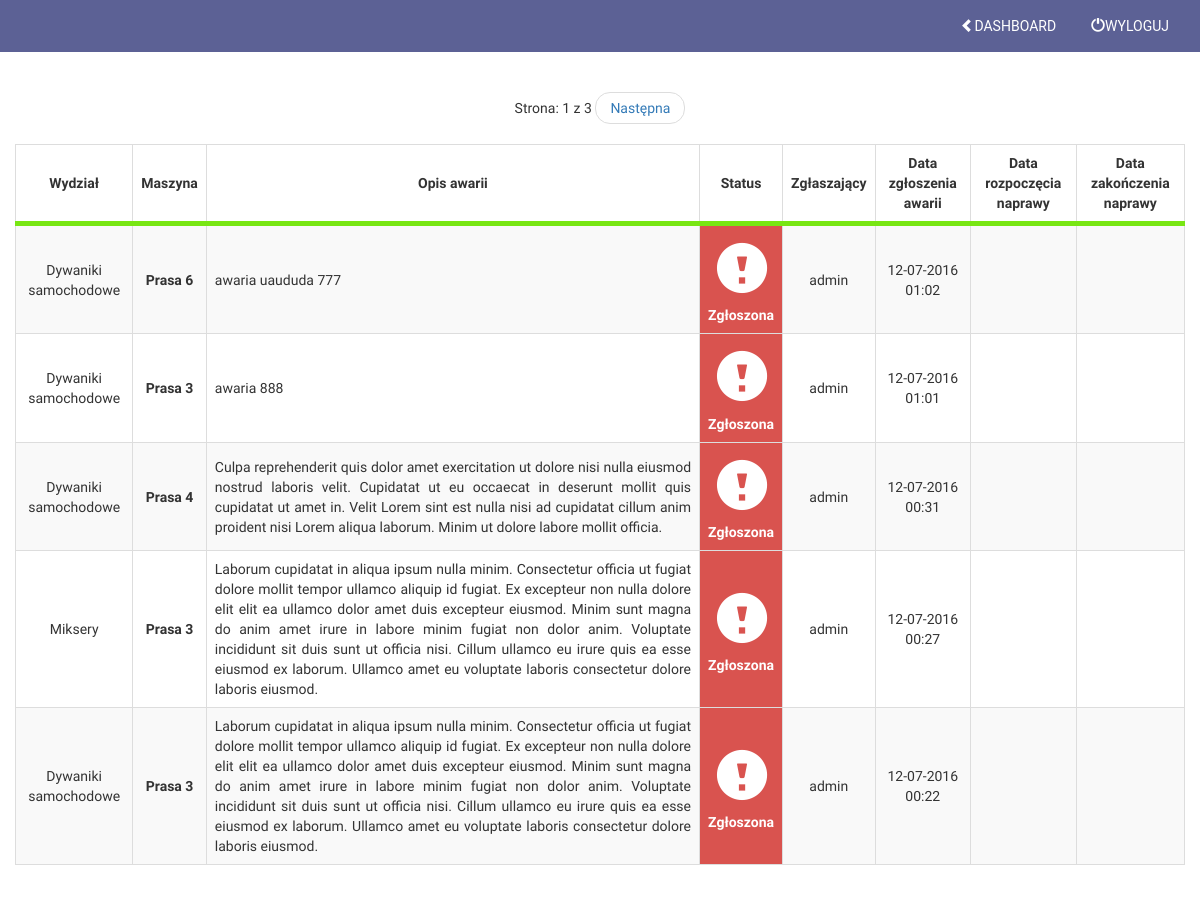
The page /awarie_all/ (signed in) on the database as committed earlier.
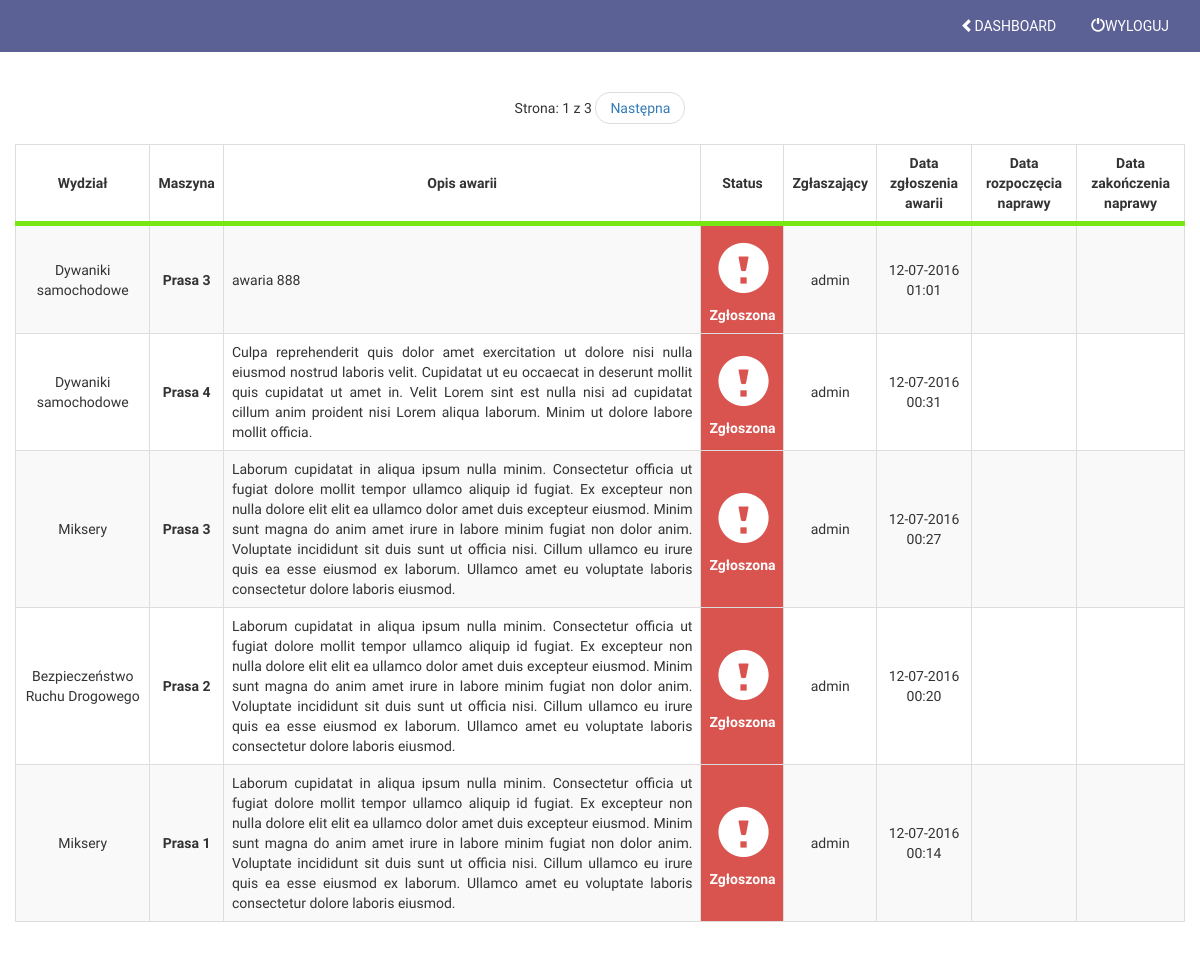
The same page on the database as committed later.
### failure/models.py (models this page shows, shortened)
class Awaria(models.Model):
	maszyna = models.ForeignKey(Maszyna, on_delete=models.PROTECT, verbose_name='Maszyna')
	wydzial = models.ForeignKey(Wydzial, verbose_name='Wydział')
	description = models.TextField(verbose_name="Opis awarii", blank=True)
	add_date = models.DateTimeField(auto_now_add=True, verbose_name="Data zgłoszenia")
	repair_date = models.DateTimeField(blank=True, null=True, verbose_name="Data rozpoczęcia naprawy")
	remove_date = models.DateTimeField(blank=True, null=True, verbose_name="Data zakończenia naprawy")
	user = models.ForeignKey(User, verbose_name='Zgłaszający')
	sur = models.CharField(max_length = 50, verbose_name='Przyjęte przez',blank=True, null=True)
	status = models.ForeignKey(Status, default=1, verbose_name='Status')
	class Meta:
         verbose_name = "Awaria"
         verbose_name_plural = "Awarie"

class Wydzial(models.Model):
	nazwa = models.CharField(max_length=50, verbose_name="Nazwa wydziału")
	user = models.ForeignKey(User, verbose_name='Mistrz')
	def __str__(self):
		return self.nazwa
	class Meta:
         verbose_name = "Wydział"
         verbose_name_plural = "Wydziały"

class Maszyna(models.Model):
	nazwa = models.CharField(max_length=50, verbose_name="Nazwa")
	wydzial = models.ForeignKey(Wydzial, verbose_name='Wydział')
	hala = models.ForeignKey(Hala, verbose_name='Hala')
	opiekun = models.ForeignKey(User, verbose_name='Opiekun', default=1)
	def __str__(self):
		return self.nazwa
	class Meta:
         verbose_name = "Maszyna"
         verbose_name_plural = "Maszyny"

class Status(models.Model):
    nazwa = models.CharField(max_length = 50, verbose_name = 'Nazwa')
    def __str__(self):
        return self.nazwa
    class Meta:
        verbose_name = 'Status'
        verbose_name_plural = 'Statusy'

### failure/views.py (the view)
# urls.py: url(r'^awarie_all/$', 'failure.views.awarie_all'),
@login_required
def awarie_all(request):
    awarie_all_list = Awaria.objects.all().order_by('status','-add_date')
    paginator = Paginator(awarie_all_list,5)
    try:
        page = int(request.GET.get('page', '1'))
    except:
        page = 1
    try:
        awarie_all = paginator.page(page)
    except(EmptyPage, InvalidPage):
        awarie_all = paginator.page(paginator.num_pages)
    return render(request, 'awarie_all.html', {
        'awarie_all' : awarie_all
        })

### templates/awarie_all.html (shortened to what this page needs)
{% extends "base.html" %}
{% load staticfiles %}
{% block content %}
<section id="produkt">
<div class="container">
<div class="row">
    {% if awarie_all %}
	<table id="result_list" class="table table-striped table-bordered">
		<thead>
			<tr>
				<th scope="col" class="sortable column">Wydział</th>
				<th scope="col" class="sortable column">Maszyna</th>
				<th scope="col" class="sortable column">Opis awarii</th>
                <th scope="col" class="sortable column">Status</th>
				<th scope="col" class="sortable column">Zgłaszający</th>
				<th scope="col" class="sortable column">Data zgłoszenia awarii</th>
				<th scope="col" class="sortable column">Data rozpoczęcia naprawy</th>
				<th scope="col" class="sortable column">Data zakończenia naprawy</th>
			</tr>
		</thead>
		<tbody>
        {% for awarie in awarie_all.object_list %}
			<tr class="row1 text-center">
				<td class="field-wydzial">{{ awarie.wydzial }}</td>
				<td class="field-maszyna"><strong>{{ awarie.maszyna }}</strong></td>
				<td class="field-opis text-justify">{{ awarie.description }}</td>
				<th class="field-status">{{ awarie.status }}</th>
				<td class="field-declarant">{{ awarie.user }}</td>
				<td class="field-filing_date">{{ awarie.add_date |date:"d-m-Y H:i" }}</td>
				<td class="field-filing_date">{{ awarie.repair_date |date:"d-m-Y H:i" }}</td>
				<td class="field-filing_date">{{ awarie.remove_date |date:"d-m-Y H:i" }}</td>
			</tr>
        {% endfor %}
        </tbody>
        {% else %}
        <p>Brak awarii</p>
	</table>
        {% endif %}
</div>
</div>
		<nav>
			<ul class="pager">
				<li>
					Strona: {{ awarie_all.number }} z {{ awarie_all.paginator.num_pages }}
				</li>
				<li>{% if awarie_all.has_next %}
						<a href="?page={{ awarie_all.next_page_number }}">Następna</a>
					{% endif %}
				</li>
			</ul>
		</nav>
</section>
{% endblock %}

Rows that differ between the two databases and show on the page:
no longer on this page (row edited): Awaria: wydzial "Dywaniki samochodowe", maszyna "Prasa 6", description "awaria uaududa 777", status "Zgłoszona", user "admin", add_date "12-07-2016 01:02"
no longer on this page (row edited): Awaria: wydzial "Dywaniki samochodowe", maszyna "Prasa 3", description "Laborum cupidatat in aliqua ipsum nulla minim. Consectetur officia ut fugiat dolore mollit tempor ullamco aliquip id fugiat. Ex excepteur non nulla dolore elit elit ea ullamco dolor amet duis excepteur eiusmod. Minim sunt magna do anim amet irure in labore minim fugiat non dolor anim. Voluptate incididunt sit duis sunt ut officia nisi. Cillum ullamco eu irure quis ea esse eiusmod ex laborum. Ullamco amet eu voluptate laboris consectetur dolore laboris eiusmod.", status "Zgłoszona", user "admin", add_date "12-07-2016 00:22"
now on this page (row unchanged): Awaria: wydzial "Bezpieczeństwo Ruchu Drogowego", maszyna "Prasa 2", description "Laborum cupidatat in aliqua ipsum nulla minim. Consectetur officia ut fugiat dolore mollit tempor ullamco aliquip id fugiat. Ex excepteur non nulla dolore elit elit ea ullamco dolor amet duis excepteur eiusmod. Minim sunt magna do anim amet irure in labore minim fugiat non dolor anim. Voluptate incididunt sit duis sunt ut officia nisi. Cillum ullamco eu irure quis ea esse eiusmod ex laborum. Ullamco amet eu voluptate laboris consectetur dolore laboris eiusmod.", status "Zgłoszona", user "admin", add_date "12-07-2016 00:20"
now on this page (row unchanged): Awaria: wydzial "Miksery", maszyna "Prasa 1", description "Laborum cupidatat in aliqua ipsum nulla minim. Consectetur officia ut fugiat dolore mollit tempor ullamco aliquip id fugiat. Ex excepteur non nulla dolore elit elit ea ullamco dolor amet duis excepteur eiusmod. Minim sunt magna do anim amet irure in labore minim fugiat non dolor anim. Voluptate incididunt sit duis sunt ut officia nisi. Cillum ullamco eu irure quis ea esse eiusmod ex laborum. Ullamco amet eu voluptate laboris consectetur dolore laboris eiusmod.", status "Zgłoszona", user "admin", add_date "12-07-2016 00:14"
